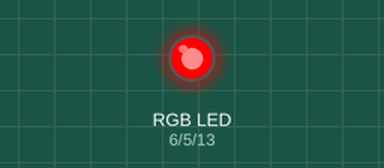
A program run on a simulated Raspberry Pi (BCM pin numbers). Parts: an RGB LED mixed from three pins (HIGH = lit). Dim RGB values are drawn brighter than linear. At 6.0 s the program stops and its outputs stay as they are.

Above: at 0.1 s.
At 1.1 s:
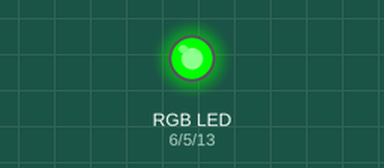
At 2.1 s:
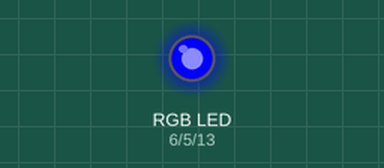
At 3.1 s:
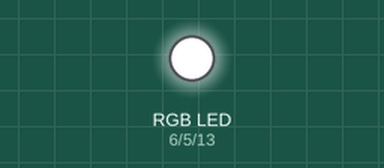
At 4.45 s:
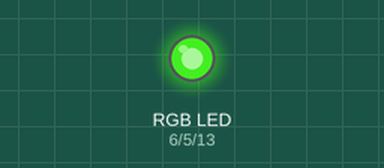
At 6.1 s:
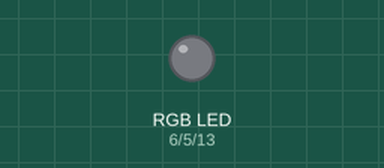
Timing chart, 0 to 7.5 s (numbered marks = the images above):
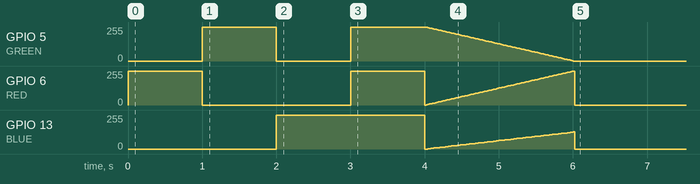

Measured:
- by itself, GPIO 5 (GREEN): ramps from 255/255 to 0/255 and jumps back, once every 2.0 s

The program:

leds.py
```python
import RPi.GPIO as GPIO
import time

# GPIO pin assignments
RED = 6
GREEN = 5
BLUE = 13

GPIO.setmode(GPIO.BCM)

GPIO.setup(RED, GPIO.OUT)
GPIO.setup(GREEN, GPIO.OUT)
GPIO.setup(BLUE, GPIO.OUT)

# PWM at 1 kHz (stable for LED dimming)
red_pwm = GPIO.PWM(RED, 1000)
green_pwm = GPIO.PWM(GREEN, 1000)
blue_pwm = GPIO.PWM(BLUE, 1000)

# Start with LEDs off
red_pwm.start(0)
green_pwm.start(0)
blue_pwm.start(0)

try:
    # ---- Quick test sequence ----

    # Red
    red_pwm.ChangeDutyCycle(100)
    time.sleep(1)
    red_pwm.ChangeDutyCycle(0)

    # Green
    green_pwm.ChangeDutyCycle(100)
    time.sleep(1)
    green_pwm.ChangeDutyCycle(0)

    # Blue
    blue_pwm.ChangeDutyCycle(100)
    time.sleep(1)
    blue_pwm.ChangeDutyCycle(0)

    # White (mix all)
    red_pwm.ChangeDutyCycle(100)
    green_pwm.ChangeDutyCycle(100)
    blue_pwm.ChangeDutyCycle(100)
    time.sleep(1)

    # Fade demo
    for dc in range(0, 101):
        red_pwm.ChangeDutyCycle(dc)
        green_pwm.ChangeDutyCycle(100 - dc)
        blue_pwm.ChangeDutyCycle(dc // 2)
        time.sleep(0.02)

finally:
    red_pwm.stop()
    green_pwm.stop()
    blue_pwm.stop()
    GPIO.cleanup()
```
